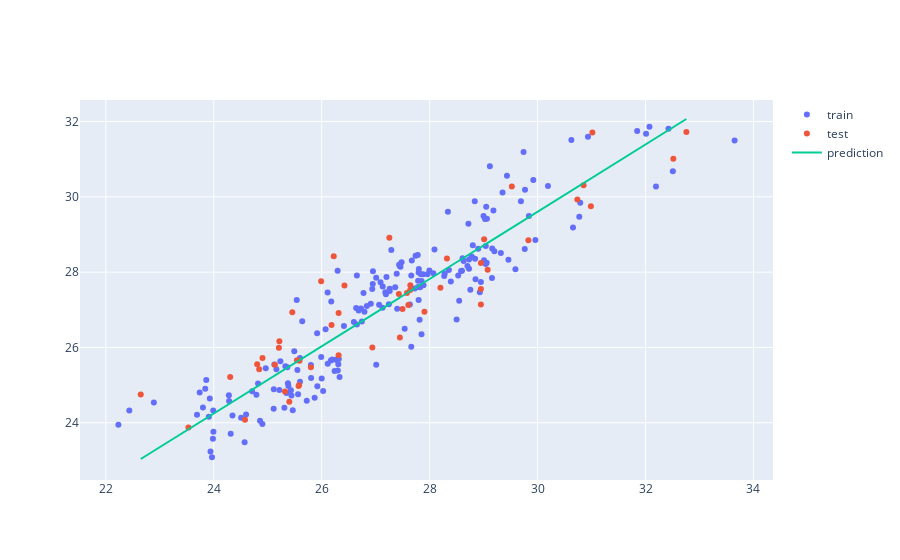

Notebook code cell kept with this figure:
### Code cell
# Plot linear regression result
fig = go.Figure([
    go.Scatter(x=x_train, y=y_train, name='train', mode='markers'),
    go.Scatter(x=x_test,  y=y_test, name='test', mode='markers'),
    go.Scatter(x=x_test,  y=y_pred,  name='prediction')
])

fig.show()
